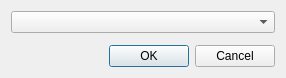
<?xml version="1.0" encoding="UTF-8"?>
<ui version="4.0">
 <class>OrderedValueSelectDialog</class>
 <widget class="QDialog" name="OrderedValueSelectDialog">
  <property name="geometry">
   <rect>
    <x>0</x>
    <y>0</y>
    <width>286</width>
    <height>78</height>
   </rect>
  </property>
  <property name="windowTitle">
   <string>Select Value</string>
  </property>
  <layout class="QVBoxLayout" name="verticalLayout">
   <item>
    <widget class="QComboBox" name="valueComboBox"/>
   </item>
   <item>
    <spacer name="verticalSpacer">
     <property name="orientation">
      <enum>Qt::Vertical</enum>
     </property>
     <property name="sizeHint" stdset="0">
      <size>
       <width>20</width>
       <height>2</height>
      </size>
     </property>
    </spacer>
   </item>
   <item>
    <widget class="QDialogButtonBox" name="buttonBox">
     <property name="orientation">
      <enum>Qt::Horizontal</enum>
     </property>
     <property name="standardButtons">
      <set>QDialogButtonBox::Cancel|QDialogButtonBox::Ok</set>
     </property>
    </widget>
   </item>
  </layout>
 </widget>
 <resources/>
 <connections>
  <connection>
   <sender>buttonBox</sender>
   <signal>accepted()</signal>
   <receiver>OrderedValueSelectDialog</receiver>
   <slot>accept()</slot>
   <hints>
    <hint type="sourcelabel">
     <x>248</x>
     <y>254</y>
    </hint>
    <hint type="destinationlabel">
     <x>157</x>
     <y>274</y>
    </hint>
   </hints>
  </connection>
  <connection>
   <sender>buttonBox</sender>
   <signal>rejected()</signal>
   <receiver>OrderedValueSelectDialog</receiver>
   <slot>reject()</slot>
   <hints>
    <hint type="sourcelabel">
     <x>316</x>
     <y>260</y>
    </hint>
    <hint type="destinationlabel">
     <x>286</x>
     <y>274</y>
    </hint>
   </hints>
  </connection>
 </connections>
</ui>
